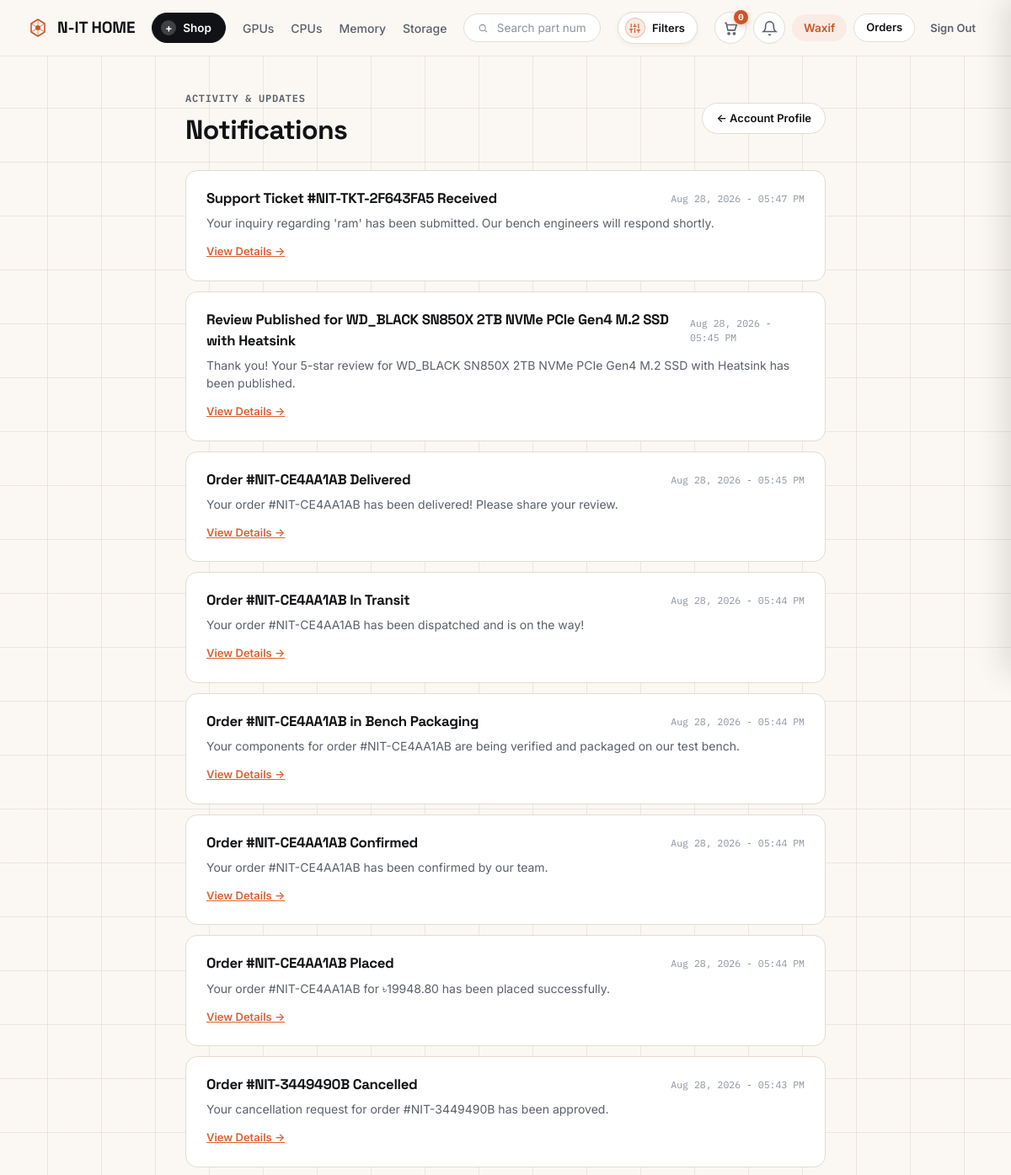
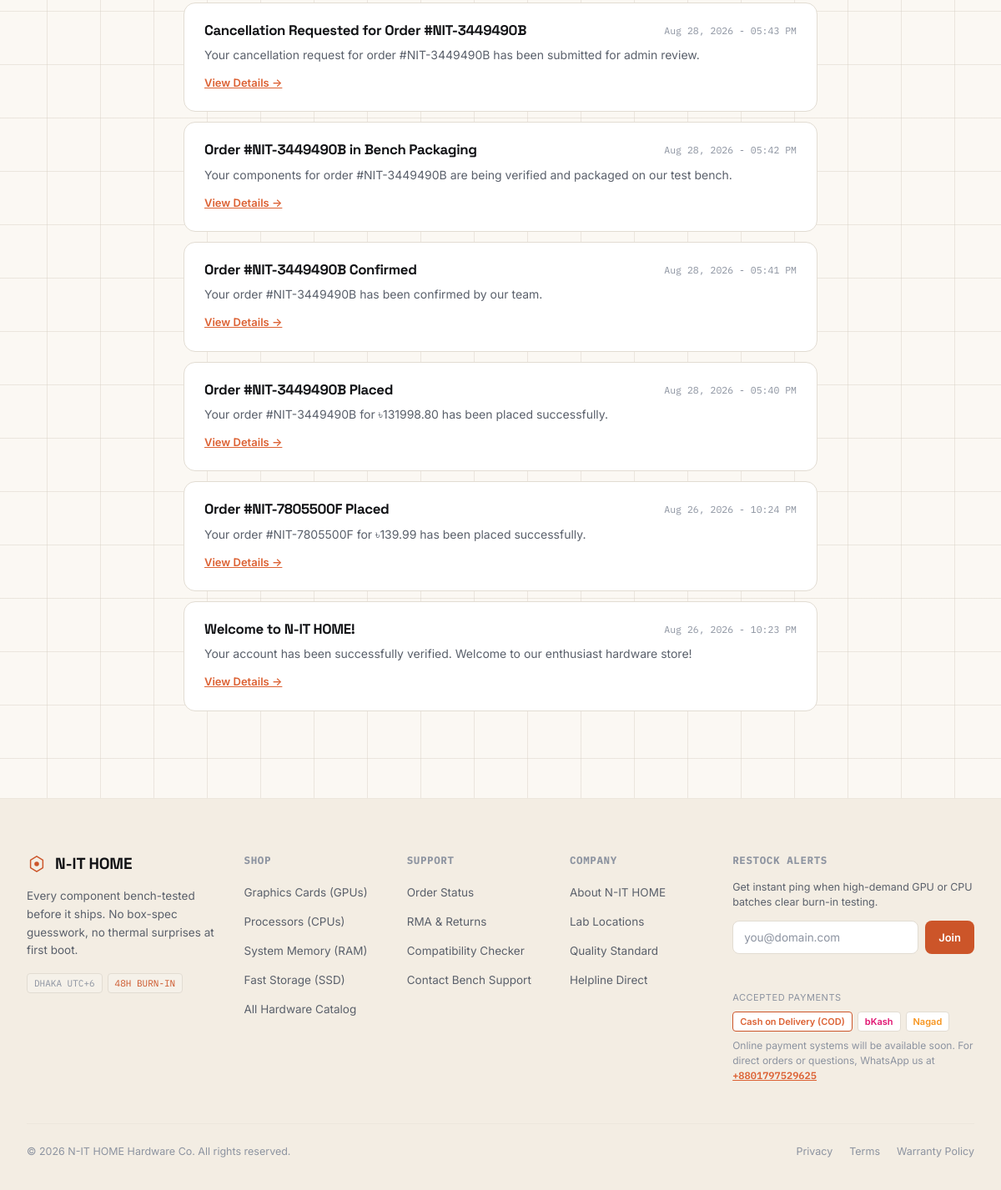
Screenshot of /accounts/notifications/ (signed in) with the database file from the repository (2 pictures, top to bottom).
### accounts/models.py (models this page shows, shortened)
class User(AbstractBaseUser, PermissionsMixin):
    email = models.EmailField(unique=True, db_index=True)
    first_name = models.CharField(max_length=50, blank=True)
    last_name = models.CharField(max_length=50, blank=True)
    is_active = models.BooleanField(default=True)
    is_staff = models.BooleanField(default=False)
    is_verified = models.BooleanField(default=False)
    created_at = models.DateTimeField(auto_now_add=True)
    objects = UserManager()
    USERNAME_FIELD = 'email'
    REQUIRED_FIELDS = []
    class Meta:
        verbose_name = 'User'
        verbose_name_plural = 'Users'
        ordering = ['-created_at']

class Notification(models.Model):
    user = models.ForeignKey(settings.AUTH_USER_MODEL, on_delete=models.CASCADE, related_name='notifications')
    title = models.CharField(max_length=200)
    message = models.TextField()
    link = models.CharField(max_length=255, blank=True)
    is_read = models.BooleanField(default=False)
    created_at = models.DateTimeField(auto_now_add=True)
    class Meta:
        ordering = ['-created_at']
        verbose_name = 'Notification'
        verbose_name_plural = 'Notifications'

### accounts/views.py (the view)
# urls.py: path('notifications/', NotificationListView.as_view(), name='notifications'),
class NotificationListView(LoginRequiredMixin, ListView):
    model = Notification
    template_name = 'accounts/notifications.html'
    context_object_name = 'notifications'
    paginate_by = 15
    def get_queryset(self):
        return Notification.objects.filter(user=self.request.user)
    def get_context_data(self, **kwargs) -> dict[str, Any]:
        context = super().get_context_data(**kwargs)
        context['title'] = 'Notifications'
        Notification.objects.filter(user=self.request.user, is_read=False).update(is_read=True)
        return context

### cart/context_processors.py (called while the page is built)
def cart(request: HttpRequest) -> dict[str, Any]:
    return {'cart': Cart(request)}

### core/context_processors.py (called while the page is built)
def site_context(request: HttpRequest) -> dict[str, Any]:
    categories = Category.objects.all().order_by('name')
    unread_count = 0
    recent_notifications = []
    if request.user.is_authenticated:
        unread_count = Notification.objects.filter(user=request.user, is_read=False).count()
        recent_notifications = Notification.objects.filter(user=request.user)[:5]
    return {
        'site_name': 'N-IT HOME',
        'site_tagline': 'Premium PC Hardware & Components',
        'currency_symbol': '৳',
        'currency_code': 'BDT',
        'nav_categories': categories,
        'unread_notifications_count': unread_count,
        'recent_notifications': recent_notifications,
    }

### templates/accounts/notifications.html (shortened to what this page needs)
{% extends 'base.html' %}
{% block content %}
<div class="wrap" style="padding-top: 36px; padding-bottom: 64px;">
    <div style="max-width: 760px; margin: 0 auto;">
        <div style="display: flex; justify-content: space-between; align-items: center; margin-bottom: 24px; flex-wrap: wrap; gap: 12px;">
            <div>
                <span class="eyebrow mono" style="margin-bottom: 4px;">Activity &amp; Updates</span>
                <h1 style="font-size: 2rem; font-weight: 700; color: var(--text); margin: 0;">
                    Notifications
                </h1>
            </div>
            <a href="{% url 'accounts:profile' %}" class="btn-outline btn-sm">
                &larr; Account Profile
            </a>
        </div>
        {% if notifications %}
            <div style="display: flex; flex-direction: column; gap: 12px;">
                {% for notification in notifications %}
                    <div style="background: var(--panel); border: 1px solid {% if not notification.is_read %}var(--copper){% else %}var(--line){% endif %}; border-radius: var(--radius); padding: 20px 24px; display: flex; justify-content: space-between; align-items: flex-start; gap: 16px;">
                        <div style="flex: 1;">
                            <div style="display: flex; align-items: center; gap: 10px; margin-bottom: 6px;">
                                <h3 style="font-size: 1.05rem; font-weight: 700; color: var(--text); margin: 0;">
                                    {{ notification.title }}
                                </h3>
                                <span class="mono" style="font-size: 11.5px; color: var(--text-faint); margin-left: auto;">
                                    {{ notification.created_at|date:"M d, Y - h:i A" }}
                                </span>
                            </div>
                            <p style="color: var(--text-dim); font-size: 14px; line-height: 1.5; margin: 0 0 10px 0;">
                                {{ notification.message }}
                            </p>
                            {% if notification.link %}
                                <a href="{{ notification.link }}" class="btn-ghost" style="padding: 4px 0; font-size: 13px; color: var(--copper-bright); text-decoration: underline;">
                                    View Details &rarr;
                                </a>
                            {% endif %}
                        </div>
                    </div>
                {% endfor %}
            </div>
        {% endif %}
    </div>
</div>
{% endblock %}

### templates/includes/navbar.html (shortened to what this page needs)
{% load static %}
<header class="nav" id="top">
  <div class="nav-inner">
    <a class="logo" href="{% url 'products:product_list' %}">
      N-IT HOME
    </a>
    <button class="menu-btn" id="menuBtn" type="button" aria-expanded="false" aria-controls="megaMenu">
      <span class="plus">+</span> Shop
    </button>
    <nav class="nav-links">
      <a href="{% url 'products:product_list' %}?category=gpu#catalog">GPUs</a>
      <a href="{% url 'products:product_list' %}?category=cpu#catalog">CPUs</a>
      <a href="{% url 'products:product_list' %}?category=ram#catalog">Memory</a>
      <a href="{% url 'products:product_list' %}?category=ssd#catalog">Storage</a>
    </nav>
    <form action="{% url 'products:product_list' %}#catalog" method="get" class="nav-search" role="search">
      <button type="submit" class="nav-search-btn" aria-label="Search">
        <svg width="15" height="15" viewBox="0 0 24 24" fill="none" stroke="currentColor" stroke-width="2" aria-hidden="true">
          <circle cx="11" cy="11" r="7"/>
          <path d="M21 21L16.5 16.5"/>
        </svg>
      </button>
      <input type="text" name="q" value="{{ search_query|default:'' }}" placeholder="Search part number, model, or spec…" autocomplete="off">
    </form>
    <button type="button" class="nav-filter-btn" id="navFilterBtn" aria-label="Hardware Filter Matrix" title="Filter Hardware Matrix" aria-expanded="false">
      <span class="nav-filter-icon-badge">
      </span>
      <span class="nav-filter-label">Filters</span>
    </button>
    <div class="nav-actions">
      <a href="{% url 'cart:cart_detail' %}" class="icon-btn" id="cartBtn" aria-label="Shopping Cart">
        <svg width="19" height="19" viewBox="0 0 24 24" fill="none" stroke="currentColor" stroke-width="2">
          <path d="M3 4H5L7.5 15H18L20.5 7H6.5"/>
          <circle cx="9" cy="20" r="1.4"/>
          <circle cx="17" cy="20" r="1.4"/>
        </svg>
        <span class="cart-badge" id="cartBadge">{{ cart.total_items|default:'0' }}</span>
      </a>
      {% if user.is_authenticated %}
        <a href="{% url 'accounts:notifications' %}" class="icon-btn" aria-label="Notifications" title="Notifications">
          <svg width="19" height="19" viewBox="0 0 24 24" fill="none" stroke="currentColor" stroke-width="2">
            <path d="M18 8A6 6 0 0 0 6 8c0 7-3 9-3 9h18s-3-2-3-9"/>
            <path d="M13.73 21a2 2 0 0 1-3.46 0"/>
          </svg>
        </a>
        <a href="{% url 'accounts:profile' %}" class="btn-ghost" style="padding: 6px 14px; font-size: 13.5px; background: var(--copper-dim); color: var(--copper); font-weight: 600; border-radius: var(--radius-full);">
          {{ user.first_name|default:user.email|truncatechars:14 }}
        </a>
        <a href="{% url 'orders:order_history' %}" class="btn-outline" style="padding: 6px 14px; font-size: 13px; border-radius: var(--radius-full);">
          Orders
        </a>
        <form method="post" action="{% url 'accounts:logout' %}" style="display: inline; margin: 0;">
          <button type="submit" class="btn-ghost" style="background: none; border: none; font-size: 13px; padding: 6px 10px;" title="Sign out">
            Sign Out
          </button>
        </form>
      {% else %}
        <a class="btn-ghost" href="{% url 'accounts:login' %}">Log In</a>
        <a class="btn-solid" href="{% url 'accounts:signup' %}" style="padding:8px 18px; font-size: 13.5px;">Sign Up</a>
      {% endif %}
    </div>
  </div>
</header>

### rows the page displays
User: first_name "Waxif"
Notification: title "Support Ticket #NIT-TKT-2F643FA5 Received", created_at "Aug 28, 2026 - 05:47 PM", message "Your inquiry regarding 'ram' has been submitted. Our bench engineers will respond shortly."
Notification: title "Review Published for WD_BLACK SN850X 2TB NVMe PCIe Gen4 M.2 SSD with Heatsink", created_at "Aug 28, 2026 - 05:45 PM", message "Thank you! Your 5-star review for WD_BLACK SN850X 2TB NVMe PCIe Gen4 M.2 SSD with Heatsink has been published."
Notification: title "Order #NIT-CE4AA1AB Delivered", created_at "Aug 28, 2026 - 05:45 PM", message "Your order #NIT-CE4AA1AB has been delivered! Please share your review."
Notification: title "Order #NIT-CE4AA1AB In Transit", created_at "Aug 28, 2026 - 05:44 PM", message "Your order #NIT-CE4AA1AB has been dispatched and is on the way!"
Notification: title "Order #NIT-CE4AA1AB in Bench Packaging", created_at "Aug 28, 2026 - 05:44 PM", message "Your components for order #NIT-CE4AA1AB are being verified and packaged on our test bench."
Notification: title "Order #NIT-CE4AA1AB Confirmed", created_at "Aug 28, 2026 - 05:44 PM", message "Your order #NIT-CE4AA1AB has been confirmed by our team."
Notification: title "Order #NIT-CE4AA1AB Placed", created_at "Aug 28, 2026 - 05:44 PM", message "Your order #NIT-CE4AA1AB for ৳19948.80 has been placed successfully."
Notification: title "Order #NIT-3449490B Cancelled", created_at "Aug 28, 2026 - 05:43 PM", message "Your cancellation request for order #NIT-3449490B has been approved."
Notification: title "Cancellation Requested for Order #NIT-3449490B", created_at "Aug 28, 2026 - 05:43 PM", message "Your cancellation request for order #NIT-3449490B has been submitted for admin review."
Notification: title "Order #NIT-3449490B in Bench Packaging", created_at "Aug 28, 2026 - 05:42 PM", message "Your components for order #NIT-3449490B are being verified and packaged on our test bench."
Notification: title "Order #NIT-3449490B Confirmed", created_at "Aug 28, 2026 - 05:41 PM", message "Your order #NIT-3449490B has been confirmed by our team."
Notification: title "Order #NIT-3449490B Placed", created_at "Aug 28, 2026 - 05:40 PM", message "Your order #NIT-3449490B for ৳131998.80 has been placed successfully."
Notification: title "Order #NIT-7805500F Placed", created_at "Aug 26, 2026 - 10:24 PM", message "Your order #NIT-7805500F for ৳139.99 has been placed successfully."
Notification: title "Welcome to N-IT HOME!", created_at "Aug 26, 2026 - 10:23 PM", message "Your account has been successfully verified. Welcome to our enthusiast hardware store!"

### other values shown
{{ cart.total_items|default:'0' }} "0"
